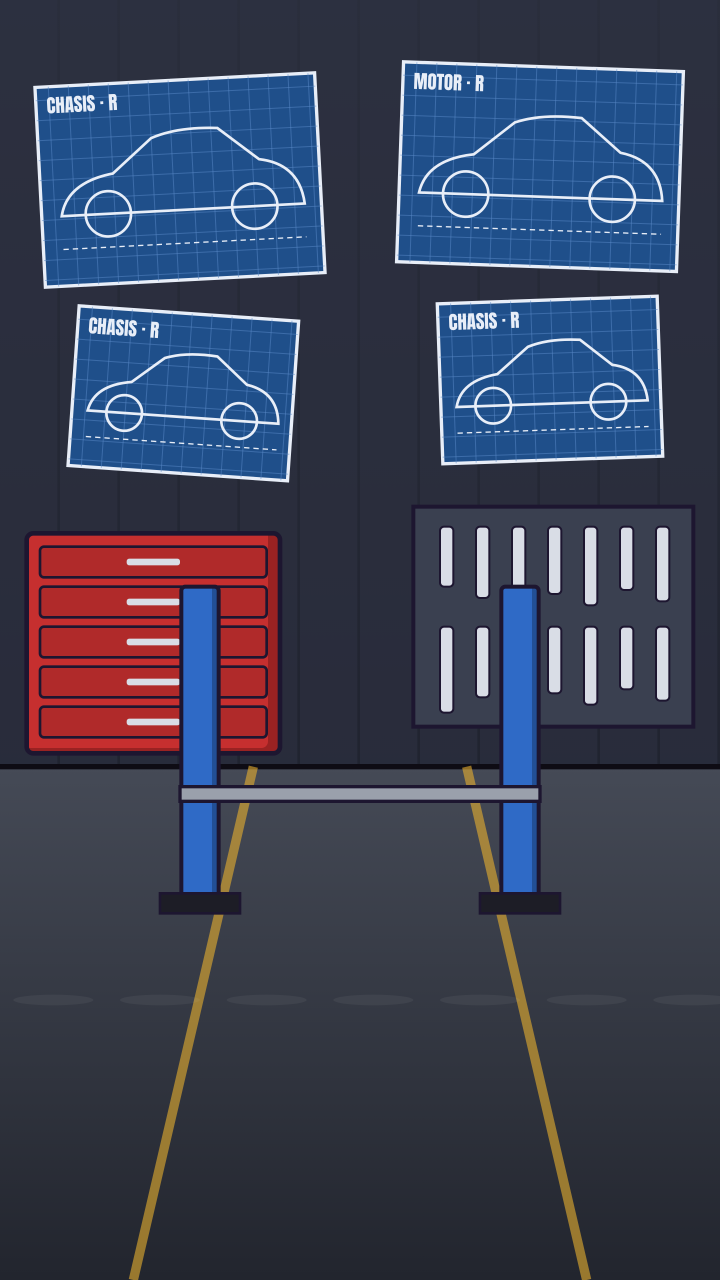
#> input picture taller-pov/layers/bg_nave7.png, 2160 x 3840 px (shown at 1/3 size)
$ python -i ep4.py   (imports and definitions only)
#> lines starting #> are read from the running program, lines starting #| are printed output that depends on the picture
### taller-pov/render.py
"""Monta el Ep.1 "Heredas el taller de tuning abandonado de tu tío".
Sin voces: los tiempos se estiman por longitud de texto. Cuando existan voz/T01.wav… (+ .json de whisper) se usan los reales."""
import json, math, os, subprocess, sys, difflib, unicodedata
from functools import lru_cache
import numpy as np
from PIL import Image, ImageDraw, ImageFilter, ImageFont

import importlib
LINEAS = importlib.import_module(os.environ.get("GUION", "guion")).LINEAS

HERE = os.path.dirname(os.path.abspath(__file__))
W, H, FPS = 1080, 1920, 30
LAY = os.path.join(HERE, "layers"); VOZ = os.path.join(HERE, os.environ.get("VOZDIR", "voz")); TMP = os.path.join(HERE, "tmp")
os.makedirs(TMP, exist_ok=True)
F_ANTON = os.path.join(HERE, "fonts/Anton-Regular.ttf"); F_HAND = os.path.join(HERE, "fonts/Caveat.ttf")
F_UI = "/usr/share/fonts/opentype/inter/Inter-ExtraBold.otf"
YEL = (255, 201, 60); RED = (255, 77, 77); WHITE = (255, 255, 255); OL = (27, 21, 48); PANEL = (22, 20, 40)
CYAN = (62, 240, 255); MAG = (255, 79, 216); GRIS = (150, 160, 185); GREEN = (40, 150, 90)

# ---------------------------------------------------------------- tiempos
# [4 lines left out: function dur_audio, not called in this run]

GAP = {"E03": .3, "E05": .35, "E07": .3, "E11": 2.4, "E12": .3, "E15": .3, "E16": .45, "E18": .35, "E19": .2,
       "T05": .2, "T11": .25, "T13": .2, "T14": .3, "T15": .3, "T18": .3, "T19": .2}

def timeline():
    t, tl = 0.1, {}
    for lid, who, tts, cap in LINEAS:
        t += GAP.get(lid, .1) if tl else 0
        p = os.path.join(VOZ, lid + ".wav")
        d = dur_audio(p) if os.path.exists(p) else len(tts) / 14.5
        tl[lid] = (t, t + d)
        t += d
    return tl, t + 2.2

TL, TOTAL = timeline()
def S(l): return TL[l][0]
def E(l): return TL[l][1]

# ---------------------------------------------------------------- utilidades
def ease(u): u = max(0., min(1., u)); return 1 - (1 - u) ** 3
def back(u):
    u = max(0., min(1., u)); c = 1.7
    return 1 + (c + 1) * (u - 1) ** 3 + c * (u - 1) ** 2
def clamp(u): return max(0., min(1., u))
PI_ = math.pi

@lru_cache(None)
def layer(name): return Image.open(os.path.join(LAY, name + ".png")).convert("RGBA")

@lru_cache(None)
def font(path, size): return ImageFont.truetype(path, max(1, int(size)))

@lru_cache(256)
def scaled(name, s):
    im = layer(name)
    return im.resize((max(1, int(im.width * s / 2)), max(1, int(im.height * s / 2))), Image.LANCZOS)

def put(canvas, name, cx, cy, s=1.0, alpha=1.0, rot=0):
    s = round(s, 3); im = scaled(name, s)
    if rot: im = im.rotate(rot, resample=Image.BICUBIC, expand=True)
    if alpha < 1:
        im = im.copy(); im.putalpha(im.getchannel("A").point(lambda v: int(v * alpha)))
    canvas.alpha_composite(im, (int(cx - im.width / 2), int(cy - im.height / 2)))

def bg(name, T, t0, zoom0=1.0, zoom1=1.08, dur=8, fx=0.5, fy=0.5):
    im = layer(name)
    z = zoom0 + (zoom1 - zoom0) * clamp((T - t0) / dur)
    w, h = 2 * W / z, 2 * H / z
    x0 = (2 * W - w) * fx; y0 = (2 * H - h) * fy
    return im.resize((W, H), Image.BILINEAR, box=(x0, y0, x0 + w, y0 + h), reducing_gap=2.0).convert("RGBA")

def text(d, xy, s, size, fill=WHITE, anchor="mm", f=F_ANTON, stroke=0, sfill=OL):
    d.text(xy, s, font=font(f, size), fill=fill, anchor=anchor, stroke_width=stroke, stroke_fill=sfill)

# [4 lines left out: function panel, not called in this run]

def popscale(T, t0, d=.35): return back((T - t0) / d) if T >= t0 else 0
def dark(c, a): c.alpha_composite(Image.new("RGBA", (W, H), (8, 6, 18, int(a))))

def vignette():
    y, x = np.mgrid[0:H, 0:W]
    r = np.sqrt(((x - W / 2) / (W * .75)) ** 2 + ((y - H / 2) / (H * .75)) ** 2)
    a = np.clip((r - .55) * 1.6, 0, .75) * 255
    v = np.zeros((H, W, 4), np.uint8); v[..., 3] = a.astype(np.uint8)
    return Image.fromarray(v, "RGBA")
VIG = vignette()
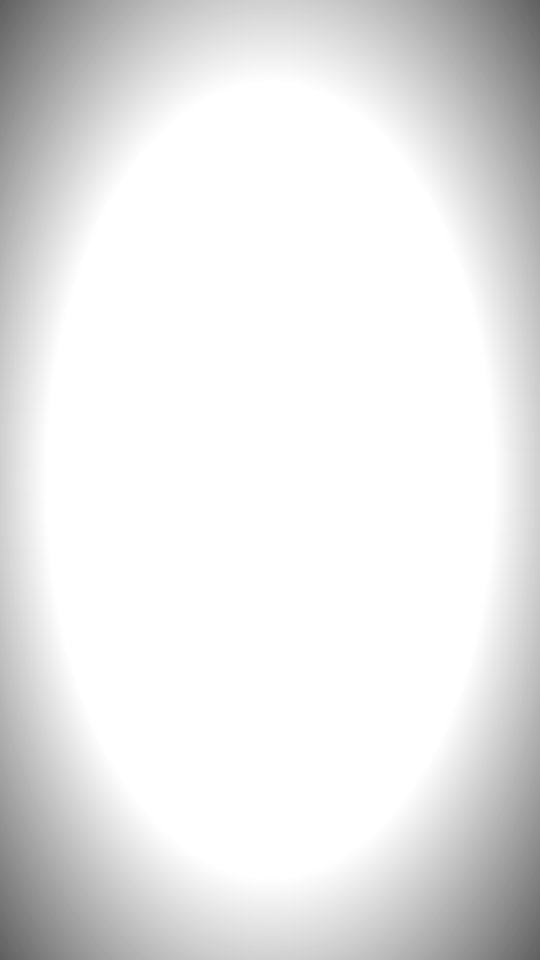
#> VIG: PIL image 1080x1920 RGBA (shown at 1/2 size); mean R, G, B, A 0, 0, 0, 23.5; transparent parts drawn white

def euros(v): return f"{v:,}".replace(",", ".") + " €"

# ---------------------------------------------------------------- subtítulos (palabra a palabra)
def _norm(w):
    w = unicodedata.normalize("NFD", w.lower()); w = "".join(c for c in w if unicodedata.category(c) != "Mn")
    return "".join(c for c in w if c.isalnum())

# [42 lines left out: functions _whisper, word_times, not called in this run]

def chunks():
    out = []
    for lid, who, tts, cap in LINEAS:
        words = cap.split(); times = word_times(lid, words); groups, cur = [], []
        for i, w in enumerate(words):
            cur.append(i)
            if sum(len(words[x].strip("*")) + 1 for x in cur) >= 14 or w.rstrip("*").endswith((".", ",", ":", "?", "!")):
                groups.append(cur); cur = []
        if cur: groups.append(cur)
        for g in groups:
            out.append((times[g[0]][0], times[g[-1]][1], [(words[i].strip("*").upper(), times[i]) for i in g], who, lid))
    return out
CH = chunks()

def WT(lid, palabra, n=1):
    cap = [x for x in LINEAS if x[0] == lid][0][3].split(); tt = word_times(lid, cap); c = 0
    for w, (a, b) in zip(cap, tt):
        if _norm(w.strip("*")) == _norm(palabra):
            c += 1
            if c == n: return a
    raise KeyError(lid + " " + palabra)

NOMBRE = {"M": "MANOLO", "T": "TÍO RUBÉN · NOTA DE VOZ", "X": "NITRO", "L": "LUCÍA"}

HIDE_LAST_CAPTION = True
# [31 lines left out: function draw_caption, not called in this run]

# ---------------------------------------------------------------- barra superior de la serie
EPISODIO, DIA = 1, 1

def coin(d, cx, cy, r):
    d.ellipse((cx - r, cy - r, cx + r, cy + r), fill=(242, 190, 60), outline=(120, 80, 10), width=4)
    d.text((cx, cy + 1), "€", font=font(F_UI, int(r * 1.1)), fill=(120, 80, 10), anchor="mm")

def flecha(d, cx, cy, s):
    d.polygon([(cx - 14*s, cy - 12*s), (cx + 2*s, cy + 4*s), (cx - 4*s, cy + 10*s), (cx + 14*s, cy + 14*s), (cx + 10*s, cy - 4*s), (cx + 4*s, cy + 2*s), (cx - 10*s, cy - 16*s)], fill=(255, 90, 80))

# [413 lines left out: functions carito, estrella, barra_base, draw_hud, stamp, ficha and 20 more, not called in this run]

# ---------------------------------------------------------------- pantallas finales (3 propuestas)
G_ = (46, 160, 90)
RAYO = [(600, 0), (560, 520), (612, 560), (522, 1100), (578, 1132), (480, H)]
_FC = {}
# [29 lines left out: functions _lado, _texto_opcion, _comenta, not called in this run]

def _hi(T):
    s0, e0 = TL["T18"]; ta, tb = WT("T18", "A:"), WT("T18", "B:")
    return ta, tb, ta <= T < tb, tb <= T < e0

# [90 lines left out: functions sc_final1, sc_final2, sc_final3, not called in this run]

sc_decision = {"1": sc_final1, "2": sc_final2, "3": sc_final3}[os.environ.get("FINAL", "1")]

EP1 = os.environ.get("GUION", "guion") == "guion"
if EP1:
    SCENES = [
        (0, sc_llaves), (S("T02") - .15, sc_fachada), (S("T03") - .15, sc_stats), (S("T04") - .15, sc_aviso),
        (S("T05") - .2, sc_persiana), (WT("T05", "Huele") - .1, sc_interior), (S("T06") - .2, sc_manolo),
        (S("T08") - .2, sc_inventario), (S("T11") - .2, sc_lona), (S("T13") - .1, sc_reveal), (S("T14") - .2, sc_nota),
        (S("T15") - .2, sc_faros), (S("T16") - .15, sc_nitro), (S("T18") - .25, sc_decision),
    ]
else:
    SCENES = []

def hblur(im, k):
    if k < 2: return im
    return im.resize((max(1, W // k), H), Image.BILINEAR).resize((W, H), Image.BILINEAR)

if EP1:
    IMPACTS = [WT("T01", "llaves."), WT("T02", "cerrado."), WT("T04", "banco"), WT("T10", "gafado."), S("T13") + .1,
               WT("T15", "ciegan"), WT("T16", "noche."), S("T18")]
else:
    IMPACTS = []

# [8 lines left out: function grains, not called in this run]

TW = .22
# [44 lines left out: functions frame, render_scene, not called in this run]

# [12 lines that do not run on import are left out]

### taller-pov/ep4.py
"""Ep.4 "Cara a cara" (elegisteis la B con 68 %: sales tú solo a la luz de los faros).
Uso: python3 ep4.py still 10 20 | python3 ep4.py scenes | python3 ep4.py mix | python3 ep4.py info"""
import os, sys, math, subprocess
os.environ["GUION"] = "guion4"; os.environ["VOZDIR"] = "voz4"
import render as R
from luces import coche_faros
from render import (Image, ImageDraw, ImageFilter, W, H, bg, put, scaled, text, panel, stamp, etiqueta, dust,
                    neon_flicker, mouth, dark, ease, clamp, popscale, euros, S, E, WT, YEL, RED, WHITE, OL,
                    CYAN, MAG, GRIS, F_UI, F_ANTON, F_HAND)
import ep_comun as C
from ep_comun import linterna, humo, llamas, tinte, confeti, barra_voto, ep_chispas, AZ

# [3 lines not run here, left out]
R.TL, R.TOTAL = R.timeline()
# [1 line not run here, left out]
R.CH = R.chunks()
R.EPISODIO, R.DIA = 4, 3
G_ = (46, 160, 90)
SEPIA = (112, 78, 40)

def talk(lid, T): return S(lid) <= T < E(lid)
def blank(): return Image.new("RGBA", (W, H), (0, 0, 0, 0))

# ---------------------------------------------------------------- barra superior
# [17 lines left out: function draw_hud, not called in this run]

# ---------------------------------------------------------------- piezas propias
def suelo_niebla(c, y=1560, a=50):
    fog = blank(); ImageDraw.Draw(fog).rectangle((0, y, W, y + 200), fill=(150, 150, 190, a))
    c.alpha_composite(fog.filter(ImageFilter.GaussianBlur(40)))

def glow(c, box, col, a, blur=60):
    gl = blank(); ImageDraw.Draw(gl).ellipse(box, fill=col + (int(a),)); c.alpha_composite(gl.filter(ImageFilter.GaussianBlur(blur)))

def poligono(T, t0, z0=1.35, z1=1.42, dur=8, oscuro=100):
    c = bg("bg_poligono", T, t0, z0, z1, dur, .5, .95); dark(c, oscuro); return c

def nitro(c, T, x, y, s, lid=None, ry=24):
    put(c, "nitro", x, y + 3 * math.sin(T * 1.8), s)
    if lid: mouth(c, x + 11.6 * s, y + 3 * math.sin(T * 1.8) + ry * s, T, talk(lid, T), 22 * s)

def manolo(c, T, x, y, s, lid=None):
    yy = y + 6 * math.sin(T * 2.2); put(c, "manolo", x, yy, s)
    if lid: mouth(c, x, yy - 126 * s, T, talk(lid, T), 28 * s)

def lucia(c, T, x, y, s, lid=None):
    yy = y + 4 * math.sin(T * 2.4); put(c, "lucia", x, yy, s)
    if lid: mouth(c, x, yy - 183 * s, T, talk(lid, T), 19 * s)

# [17 lines left out: functions seat, sepia, ralladuras, not called in this run]

_FOTO = {}
# [27 lines left out: functions foto, put_img, not called in this run]

_PUERTO = {}
# [361 lines left out: functions bg_puerto, bandera, sc_intro, sc_grito, sc_camina, sc_nitro1 and 15 more, not called in this run]

RAYO = R.RAYO
_LC = {}
def _lado(name):
    if name in _LC: return _LC[name]
    if name == "A":   # aceptar la carrera: preparar el deportivo en la nave
        A = bg("bg_nave7", 0, 0, 1.15, 1.15, 1, .5, .6).convert("RGBA"); dark(A, 60)
        glow(A, (40, 1100, 760, 1600), CYAN, 110, 40)
        put(A, "deportivo", 330, 1340, .7)
        put(A, "centralita", 300, 1020, .42, rot=-10)
        A.alpha_composite(Image.new("RGBA", (W, H), (20, 40, 90, 60)))
    else:   # abrir el depósito esta noche
        A = bg("bg_nave7", 0, 0, 1.3, 1.3, 1, .5, .6).convert("RGBA"); dark(A, 150)
        put(A, "deportivo", 820, 1340, .7)
        linterna(A, 900, 1330, 260, 190)
        ov = blank(); od = ImageDraw.Draw(ov)
        od.ellipse((860, 1290, 990, 1380), outline=RED + (255,), width=8); A.alpha_composite(ov)
        text(ImageDraw.Draw(A), (930, 1180), "?", 110, YEL, stroke=7)
        A.alpha_composite(Image.new("RGBA", (W, H), (60, 10, 50, 60)))
    _LC[name] = A
    return A

# [48 lines left out: functions boton_seguir, sc_final, not called in this run]

# [8 lines that did not run here, left out]
# [4 lines that did not run here, left out]
# [1 line that did not run here, left out]
R.draw_hud = draw_hud
R.HIDE_LAST_CAPTION = False

# [17 lines left out: function lecho, not called in this run]

# [56 lines not run here, left out]

>>> result = _lado('layers/bg_nave7.png')
#> in bg, `return im.resize((W, H), Image.BILINEAR, box=(x0, y0, x0 + w, y0 + h),..`:
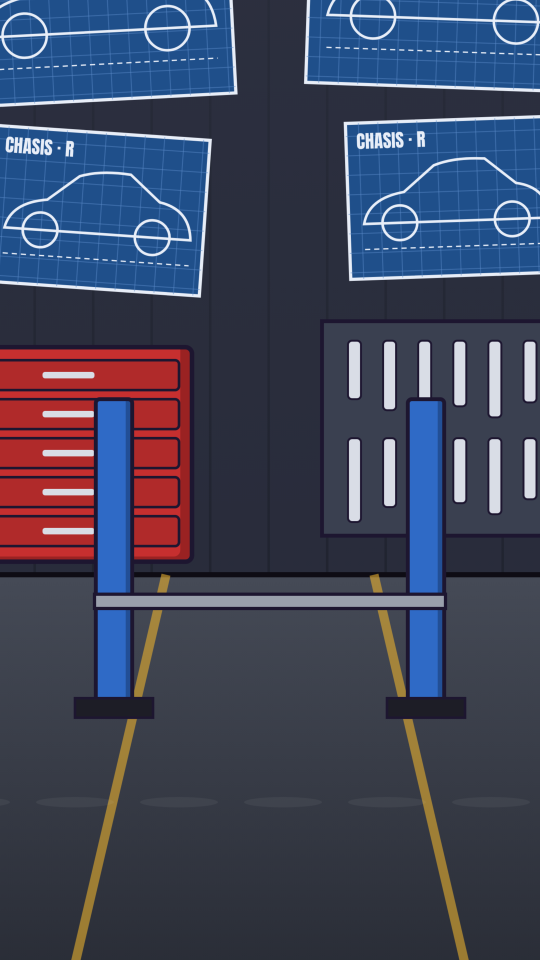
#> returned value: PIL image 1080x1920 RGBA (shown at 1/2 size); mean R, G, B, A 63, 68.6, 91, 255
#> in dark, `def dark(c, a): c.alpha_composite(Image.new("RGBA", (W, H), (8, 6, 18,..`:
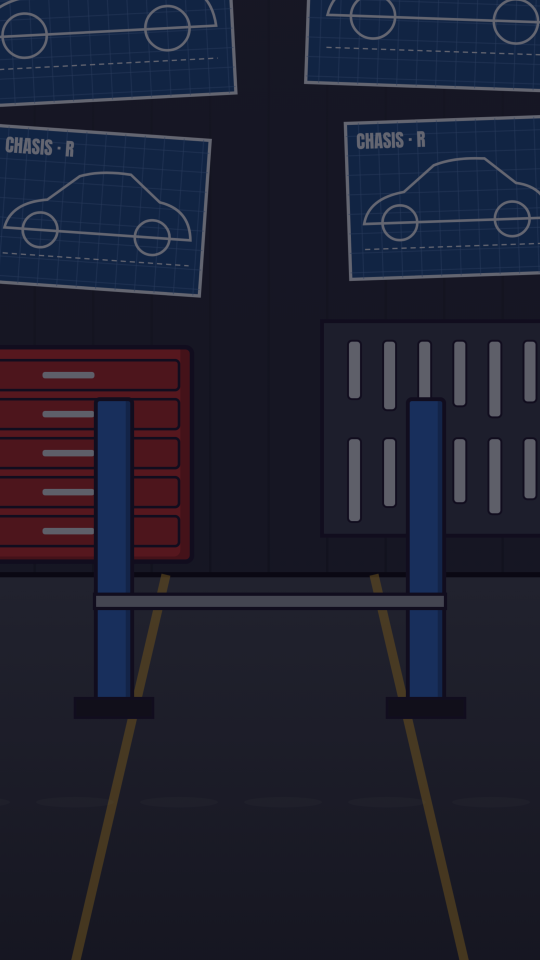
#> c: PIL image 1080x1920 RGBA (shown at 1/2 size); mean R, G, B, A 30.6, 31.8, 48, 255
#> (the run stopped early here; a loop or call above may not have finished)
